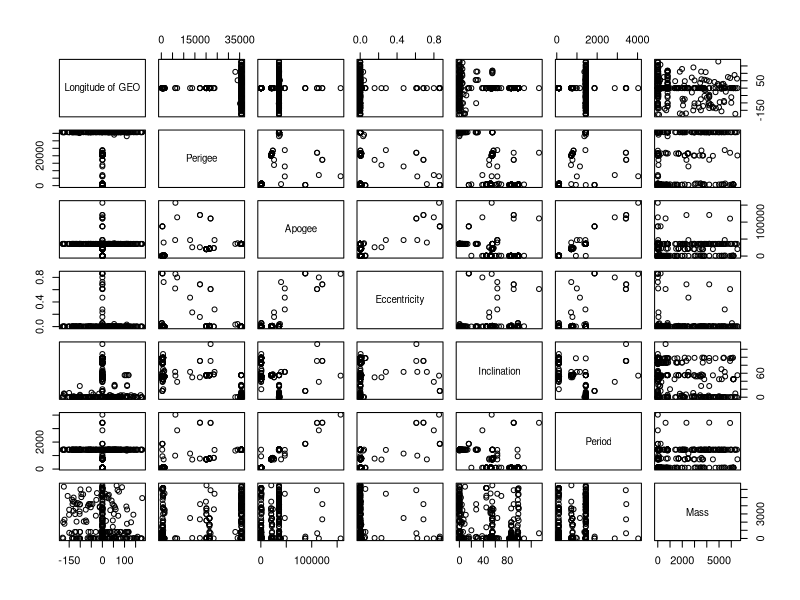
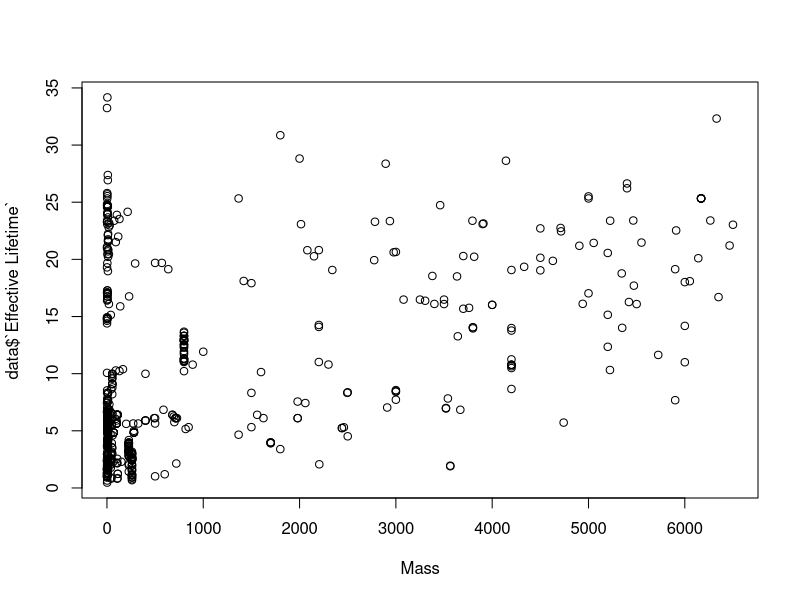
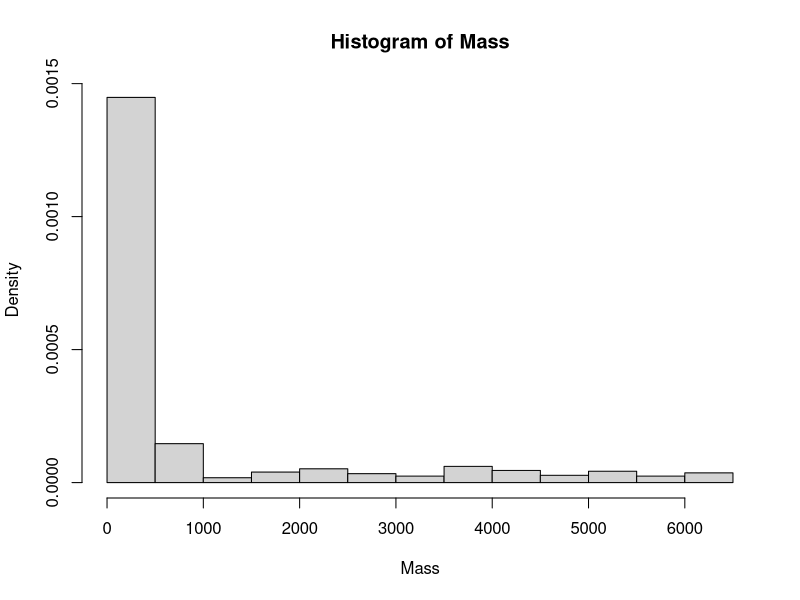
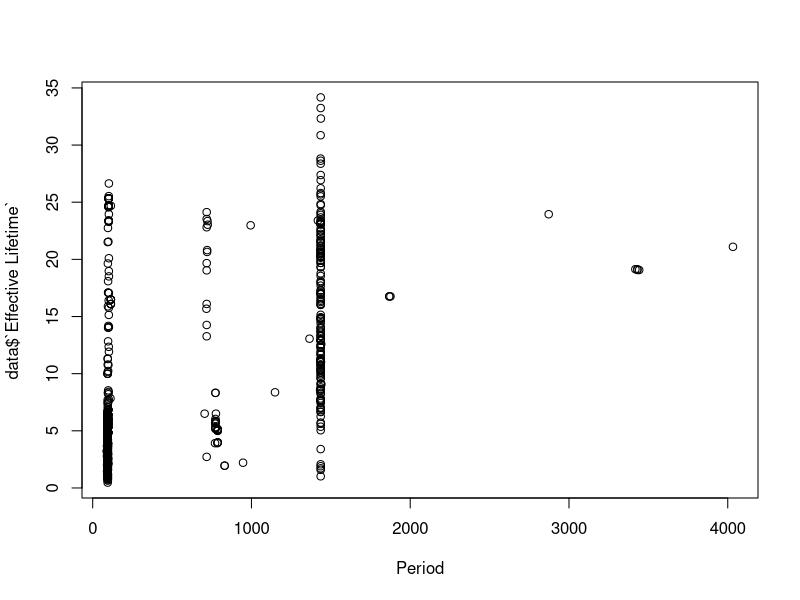
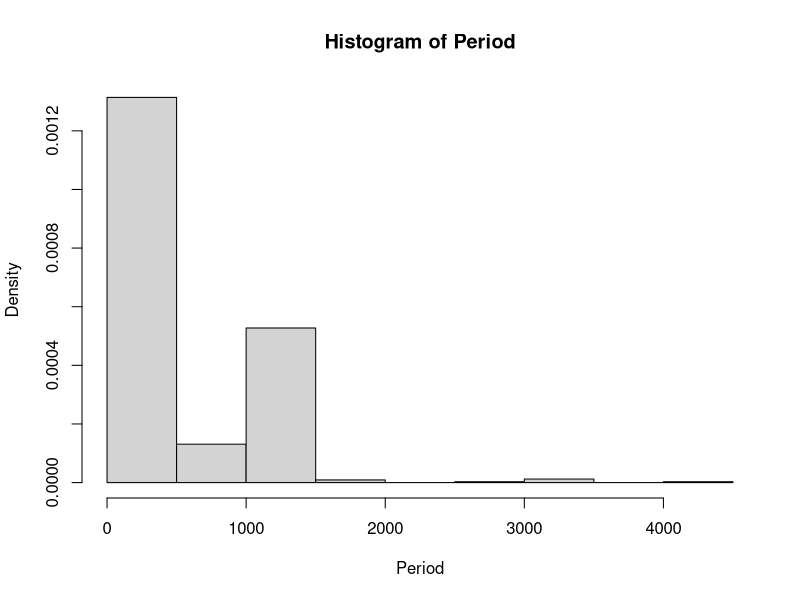
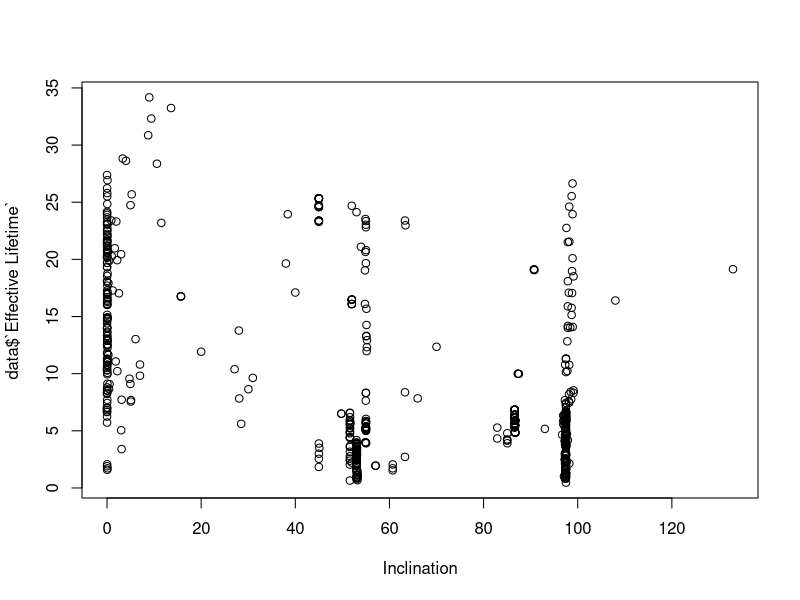
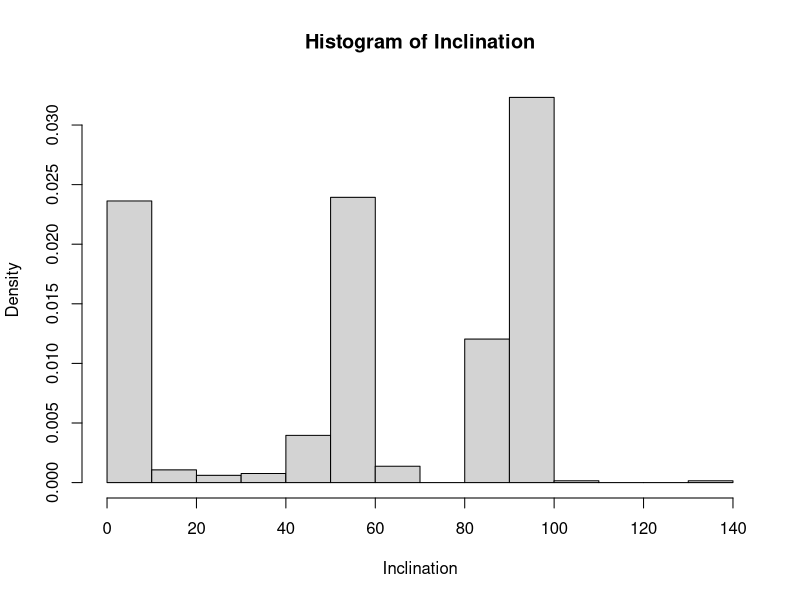
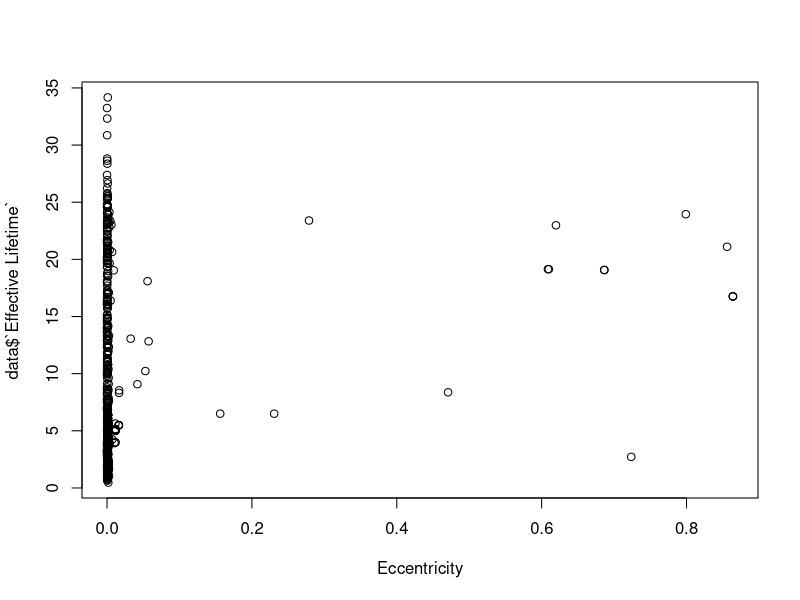

Generate these figures, in order, with R: (Note: this script raises an error after producing the figures.)
## ---- chunk 1
# per lettura dataset se prendi file da github
library(readxl)
data <- read_excel("../Dataset/JoinDatasets.xlsx", col_names = TRUE)
## ---- chunk 2
library(readxl)
library(survival)
library(survminer)
library(dplyr) 
library(ggplot2)
library(knitr)
library(broom)
library(tidyr)
## ---- chunk 3
summary(data)
## ---- chunk 4
data <- data[-which(data$Purpose == "Technology Development"),]
## ---- chunk 5
data$Country <- factor(data$Country, ordered = F)
print('Country')
table(data$Country)

data$Continent <- factor(data$Continent, ordered = F)
print('Continent')
table(data$Continent)

data$Users <- factor(data$Users, ordered = F)
print('Users')
table(data$Users)

data$Purpose <- factor(data$Purpose, ordered = F)
print('Purpose')
table(data$Purpose)

data$Orbit <- factor(data$Orbit, ordered = F)
print('Class of Orbit')
table(data$Orbit)

data$Status <- factor(data$Status, ordered = F)
print('Status')
table(data$Status)
## ---- chunk 6
data <- data[sample(nrow(data)), ]
## ---- chunk 7
num <- c("Longitude of GEO", "Perigee", "Apogee", "Eccentricity", "Inclination", "Period", "Mass")
data_num <- data[,num]

cor(data_num)
# Apogee - Period 0.96672436  
# Perigee - Inclination -0.88628415   
# Perigee - Period 0.8327784  
# Period - Inclination -0.73233046  
# Apogee - Perigee 0.67998408  
# Apogee - Eccentricity 0.67998408  
# Apogee - Inclination -0.60232423  
#Insomma, apogeo, periodo, perigeo, inclinazione, eccentricità

#tieni solo periodo

pairs(data_num)
## ---- chunk 8
plot(data$Mass, data$`Effective Lifetime`, xlab='Mass')
hist(data$Mass, xlab='Mass', main='Histogram of Mass', prob = TRUE)

summary(data$Mass)
## ---- chunk 9
plot(data$Period, data$`Effective Lifetime`, xlab='Period')
hist(data$Period, xlab='Period', main='Histogram of Period', prob = TRUE)

summary(data$Period)
## ---- chunk 10
plot(data$Inclination, data$`Effective Lifetime`, xlab='Inclination')
hist(data$Inclination, xlab='Inclination', main='Histogram of Inclination', prob = TRUE)

summary(data$Inclination)
## ---- chunk 11
plot(data$Eccentricity, data$`Effective Lifetime`, xlab='Eccentricity')
hist(data$Eccentricity, xlab='Eccentricity', main='Histogram of Eccentricity', prob = TRUE)

summary(data$Eccentricity)
## ---- chunk 12
plot(data$Apogee, data$`Effective Lifetime`, xlab='Apogee')
hist(data$Apogee, xlab='Apogee', main='Histogram of Apogee', prob = TRUE)

summary(data$Apogee)
## ---- chunk 13
plot(data$Perigee, data$`Effective Lifetime`, xlab='Perigee')
hist(data$Perigee, xlab='Perigee', main='Histogram of Perigee', prob = TRUE)

summary(data$Perigee)
## ---- chunk 14
plot(data$`Longitude of GEO`, data$`Effective Lifetime`, xlab='`Longitude of GEO`')
hist(data$`Longitude of GEO`, xlab='`Longitude of GEO`', main='Histogram of `Longitude of GEO`', prob = TRUE)

summary(data$`Longitude of GEO`)
## ---- chunk 15
data$Periodcat <- cut(data$Period, breaks=c(0, 1000, Inf), labels=c("short", "long"))
## ---- chunk 16
purpose.mod <- data$Purpose
id <- which(data$Purpose == 'Navigation' | data$Purpose =='Space Science')
purpose.mod[id] <- 'Earth Observation'
data$Purpose.mod <- factor(purpose.mod)
## ---- chunk 17
time <- data$'Effective Lifetime'
Status <- data$Status
covariates <- c("Users", "Purpose", "Orbit", "Longitude of GEO", "Perigee", "Apogee", "Eccentricity", "Inclination", "Period","Mass","Continent")

cox1 <- coxph(Surv(time, Status == 'retired') ~ . , data = data[,covariates])
summary(cox1)
## ---- chunk 18
data$Purpose[which(data$Purpose == "Technology Development" )] = "Communications"
data$Purpose <- factor(data$Purpose)
## ---- chunk 19
covariates <- c("Users", "Purpose", "Orbit", "Longitude of GEO", "Perigee", "Apogee", "Eccentricity", "Inclination", "Period","Mass","Continent")

cox1 <- coxph(Surv(time, Status == 'retired') ~ . , data = data[,covariates])
summary(cox1)
## ---- chunk 20
data$Purpose[which(data$Purpose == "Navigation" )] = "Communications"
data$Purpose <- factor(data$Purpose)
## ---- chunk 21
covariates <- c("Users", "Purpose", "Orbit", "Longitude of GEO", "Perigee", "Apogee", "Eccentricity", "Inclination", "Period","Mass","Continent")

cox1 <- coxph(Surv(time, Status == 'retired') ~ . , data = data[,covariates])
summary(cox1)
## ---- chunk 22
data$Orbit[which(data$Orbit == "MEO" )] = "Elliptical"
data$Orbit <- factor(data$Orbit)
## ---- chunk 23
covariates <- c("Users", "Purpose", "Orbit", "Longitude of GEO", "Perigee", "Apogee", "Eccentricity", "Inclination", "Period","Mass","Continent")

cox1 <- coxph(Surv(time, Status == 'retired') ~ . , data = data[,covariates])
summary(cox1)
## ---- chunk 24
covariates <- c("Users", "Purpose", "Orbit", "Longitude of GEO", "Perigee", "Apogee", "Inclination", "Period","Mass","Continent")

cox1 <- coxph(Surv(time, Status == 'retired') ~ . , data = data[,covariates])
summary(cox1)
## ---- chunk 25
data$Users[which(data$Users == "Military" )] = "Civil"
data$Users <- factor(data$Users)
## ---- chunk 26
covariates <- c("Users", "Purpose", "Orbit", "Longitude of GEO", "Perigee", "Apogee", "Eccentricity", "Inclination", "Period","Mass","Continent")

cox1 <- coxph(Surv(time, Status == 'retired') ~ . , data = data[,covariates])
summary(cox1)
## ---- chunk 27
covariates <- c("Users", "Purpose", "Orbit", "Longitude of GEO", "Perigee", "Apogee", "Inclination", "Period","Mass","Continent")

cox1 <- coxph(Surv(time, Status == 'retired') ~ . , data = data[,covariates])
summary(cox1)
## ---- chunk 28
covariates <- c("Users", "Purpose", "Orbit", "Longitude of GEO", "Perigee", "Apogee", "Period","Mass","Continent")

cox1 <- coxph(Surv(time, Status == 'retired') ~ . , data = data[,covariates])
summary(cox1)
## ---- chunk 29
data$Purpose[which(data$Purpose == "Earth Observation" )] = "Communications"
data$Purpose <- factor(data$Purpose)
## ---- chunk 30
covariates <- c("Users", "Purpose", "Orbit", "Longitude of GEO", "Perigee", "Apogee", "Period","Mass","Continent")

cox1 <- coxph(Surv(time, Status == 'retired') ~ . , data = data[,covariates])
summary(cox1)
## ---- chunk 31
test1 <- cox.zph(cox1)
test1
## ---- chunk 32
covariates <- c("Users", "Purpose", "Orbit", "Longitude of GEO", "Perigee", "Apogee", "Period","Mass","Continent")

cox1 <- coxph(Surv(time, Status == 'retired') ~ Users + Purpose + strata(Orbit) + Perigee + Apogee + Period
              + data$`Longitude of GEO` + Mass + Continent, data = data)
summary(cox1)
## ---- chunk 33
test1 <- cox.zph(cox1)
test1
## ---- chunk 34
ggcoxdiagnostics(cox1, type = "scaledsch")
